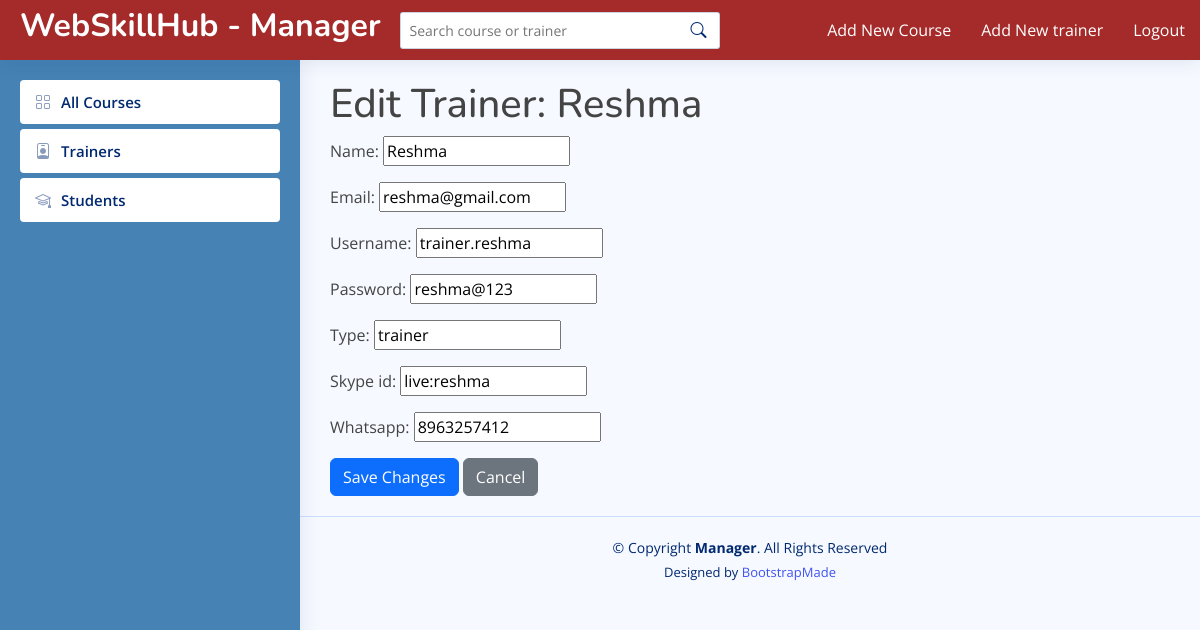
The app's page /manager/trainer/1/edit/ (signed in) with its own data.
### managerapp/models.py (models this page shows, shortened)
class Trainer(models.Model):
    name = models.CharField(max_length=100)
    email = models.EmailField()
    username = models.CharField(max_length=100,null=True)
    password = models.CharField(max_length=100,null=True)
    type = models.CharField(max_length=100,null=True)
    skype_id = models.CharField(max_length=100,null=True)
    whatsapp = models.CharField(max_length=100, null=True)

### managerapp/views.py (the view)
# urls.py: path('trainer/<int:trainer_id>/edit/', views.edit_trainer, name='edit_trainer'),
def edit_trainer(request, trainer_id):
    manager_id = request.session.get('manager_id')
    if not manager_id:
        return redirect('login')
    trainer = get_object_or_404(Trainer, id=trainer_id)
    if request.method == 'POST':
        form = TrainerForm(request.POST, instance=trainer)
        if form.is_valid():
            form.save()
            return redirect('trainer_details')
    else:
        form = TrainerForm(instance=trainer)
    return render(request, 'manager/edit_trainer.html', {'form': form, 'trainer': trainer})

### managerapp/forms.py
class TrainerForm(forms.ModelForm):
    class Meta:
        model = Trainer
        fields = ['name', 'email', 'username','password', 'type', 'skype_id','whatsapp']

### templates/manager/edit_trainer.html (shortened to what this page needs)
{% extends 'manager/base.html' %}
{% load static %}
{% block content %}
<h1>Edit Trainer: {{ trainer.name }}</h1>
<form method="POST">
    {{ form.as_p }}
    <button type="submit" class="btn btn-primary">Save Changes</button>
    <a href="{% url 'trainer_details' %}" class="btn btn-secondary">Cancel</a>
</form>
{% endblock %}

### static/assets/css/style.css (style rules this page uses)
:root { scroll-behavior: smooth; }
body { font-family: "Open Sans", sans-serif; background: #f6f9ff; color: #444444; }
a { color: #4154f1; text-decoration: none; }
h1, h2, h3, h4, h5, h6 { font-family: "Nunito", sans-serif; }

### records on screen
Trainer: name "Reshma", email "reshma@gmail.com", username "trainer.reshma", password "reshma@123", type "trainer", skype_id "live:reshma", whatsapp "8963257412"
